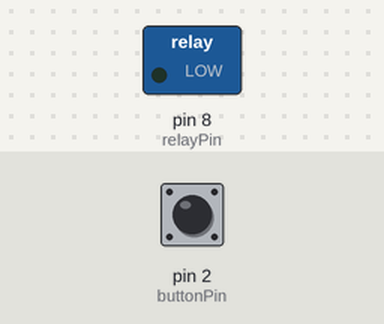
Bench run of a sketch on a simulated Arduino Uno, built with avr-gcc and run on an emulated ATmega328P. Shown: switched loads named in the sketch (green lamp = pin HIGH). The test bench sets the inputs (shaded band); at power-on: pin 2 (buttonPin) HIGH.

Above: at 1.2 s.
1.3 s: pin 2 (buttonPin) pulled LOW for 0.15 s
At 1.37 s:
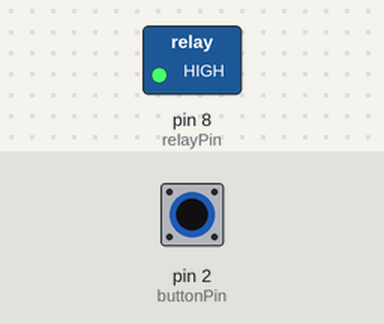
2.9 s: pin 2 (buttonPin) pulled LOW for 3.2 s
At 6.8 s:
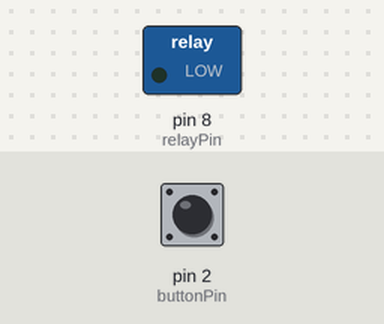
Timing chart, 0 to 8.3 s (numbered marks = the images above; inputs shaded):
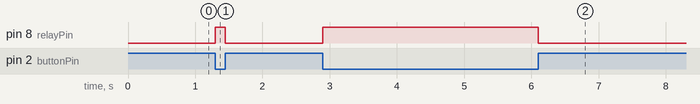

The sketch:

power_a_lamp.ino
```cpp
const int buttonPin = 2;
const int relayPin = 8;

void setup() {
  pinMode(buttonPin, INPUT_PULLUP);

  pinMode(relayPin, OUTPUT);

  digitalWrite(relayPin, LOW);
}

void loop() {
  int buttonState = digitalRead(buttonPin);

  if (buttonState == LOW) {
    digitalWrite(relayPin, HIGH);
  }
  else {
    digitalWrite(relayPin, LOW);
  }
}
```

Measured:
- after the input at 1.3 s, pin 8 (relayPin): LOW → HIGH at once, → LOW 0.15 s later
- after the input at 2.9 s, pin 8 (relayPin): LOW → HIGH at once, → LOW 3.2 s later
